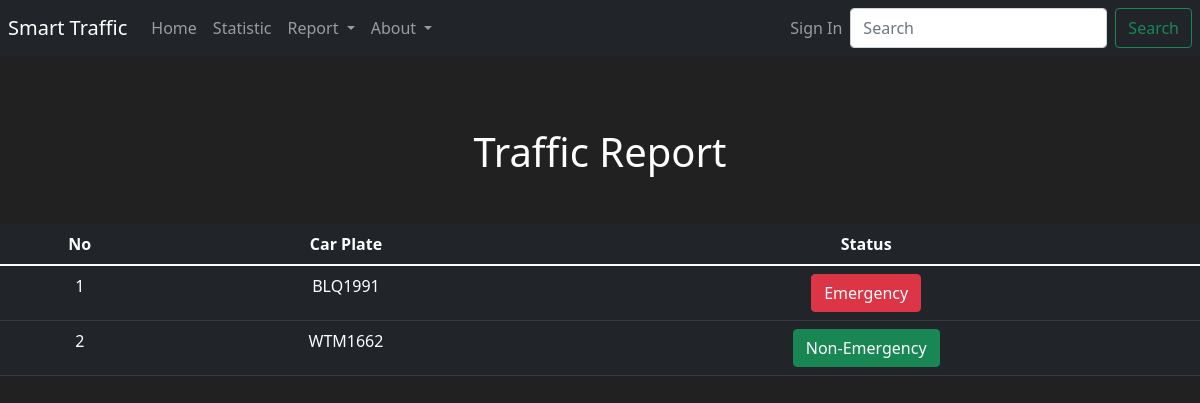
/emergency, run on the app's committed database.
### App/models.py (models this page shows)
class Emergency(db.Model):
    No = db.Column(db.Integer(), nullable=False, unique=True, primary_key=True)
    car_Plate = db.Column(db.String(), nullable=False)
    Status = db.Column(db.String(), nullable=False)

### App/routes.py (the view)
@app.route('/emergency')
def emergency_Page():
    items = Emergency.query.all()
    return render_template('emergency.html', items=items)

### App/forms.py
class SearchForm(FlaskForm):
    Searched = StringField(label='Searched', validators=[DataRequired()])
    Submit =  SubmitField(label='Submit')

### App/routes.py (called while the page is built)
@app.context_processor
def base():
    form = SearchForm()
    return dict(form=form)

### App/templates/emergency.html (shortened to what this page needs)
{% extends "layout.html" %}
{% block body %}
<br>
<h1 class = "text-center mt-5">Traffic Report</h1>
<p class= "mt-5">
    <table class="table table-hover table-dark text-center">
        <thead>
            <tr>
                <th scope='col'>No</th>
                <th scope="col">Car Plate</th>
                <th scope="col">Status</th>
            </tr>
        </thead>
        <tbody>
            {% for item in items %}
                <tr>
                    <td>{{item.No}}</td>
                    <td>{{item.car_Plate}}</td>
                    <td>
                        {% if item.Status == "ON"%}
                            <button class="btn btn-block btn-danger">Emergency</button>
                        {% elif item.Status == "OFF"%}
                            <button class="btn btn-block btn-success">Non-Emergency</button>
                        {% else %}
                            <button class="btn btn-block btn-warning">{{item.Status}}</button>
                        {% endif %}
                    </td>
                </tr>
            {% endfor %}
        </tbody>
    </table>
</p>
{% endblock %}

### App/templates/layout.html (style rules this page uses)
body { background-color:#212121; color: white }

### data on the page
Emergency: No "1", car_Plate "BLQ1991", Status "Emergency"
Emergency: No "2", car_Plate "WTM1662", Status "Non-Emergency"
